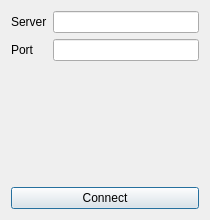
<?xml version="1.0" encoding="UTF-8"?>
<ui version="4.0">
 <class>ConnectDialog</class>
 <widget class="QDialog" name="ConnectDialog">
  <property name="geometry">
   <rect>
    <x>0</x>
    <y>0</y>
    <width>210</width>
    <height>220</height>
   </rect>
  </property>
  <property name="windowTitle">
   <string>Dialog</string>
  </property>
  <layout class="QVBoxLayout" name="verticalLayout">
   <item>
    <layout class="QFormLayout" name="formLayout">
     <item row="0" column="0">
      <widget class="QLabel" name="label_2">
       <property name="text">
        <string>Server</string>
       </property>
      </widget>
     </item>
     <item row="0" column="1">
      <widget class="QLineEdit" name="lineEditServer"/>
     </item>
     <item row="1" column="0">
      <widget class="QLabel" name="label">
       <property name="text">
        <string>Port</string>
       </property>
      </widget>
     </item>
     <item row="1" column="1">
      <widget class="QLineEdit" name="lineEditPort"/>
     </item>
    </layout>
   </item>
   <item>
    <widget class="QPushButton" name="pushButtonConect">
     <property name="text">
      <string>Connect</string>
     </property>
    </widget>
   </item>
  </layout>
 </widget>
 <resources/>
 <connections/>
</ui>
